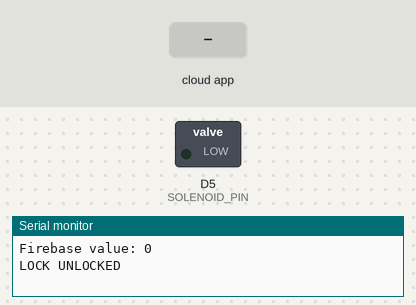
The sketch below on a simulated ESP8266 (NodeMCU). Shown: switched loads named in the sketch (green lamp = pin HIGH), the last lines printed to the serial monitor. The test bench sets the inputs (shaded band). WiFi joins after 1.5 s; servers stay silent unless stated; the local clock reads 2024-03-15 10:24:30 at power-on unless the sketch sets it; the Firebase database answers and starts empty.

Above: at 3.4 s.
3.5 s: the phone or cloud app sets Status to 1
At 4.0 s:
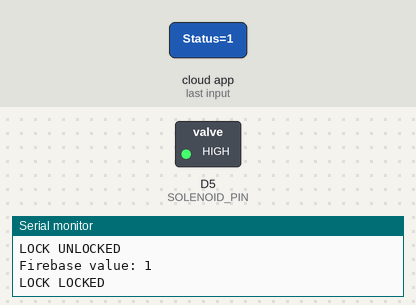
5.1 s: the phone or cloud app sets Status to 0
At 6.4 s:
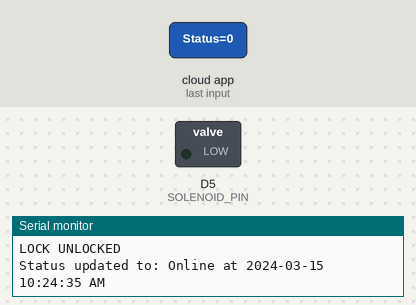
Timing chart, 0 to 8.1 s (numbered marks = the images above; inputs shaded):
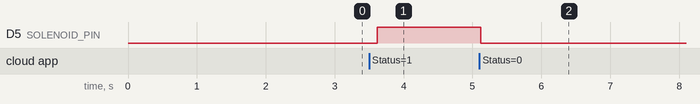

The sketch:

smaartlock.ino
```cpp
#include <ESP8266WiFi.h>
#include <FirebaseESP8266.h>
#include <time.h>

// Wi-Fi credentials
#define WIFI_SSID "Hidden"
// #define WIFI_PASSWORD "C@bigonUb#s2025" // Use for Wi-Fi password if required

// Firebase credentials
#define FIREBASE_HOST "https://geofencing-2fcd0-default-rtdb.asia-southeast1.firebasedatabase.app"
#define FIREBASE_AUTH "OvB1mf3RlE18X1q4yehMLjbopMQjWgHuv1Cxa6JM"

// NTP Server details
#define NTP_SERVER "time.google.com"
#define UTC_OFFSET 28800  // UTC+8 for Philippines (8 * 60 * 60)
#define DST_OFFSET 0      // No DST in Philippines

// Device Information
#define DEVICE_TYPE "SmartLock"
#define DEVICE_ID "SL_0000"

// Firebase objects
FirebaseData firebaseData;
FirebaseAuth auth;
FirebaseConfig config;

// Solenoid Lock Pin
#define SOLENOID_PIN D5

int previousValue = -1;

String get12HourTime(struct tm *timeinfo) {
  char timeStr[50];
  int hour = timeinfo->tm_hour;
  const char* ampm = (hour >= 12) ? "PM" : "AM";

  // Convert to 12-hour format
  if (hour > 12) {
    hour -= 12;
  } else if (hour == 0) {
    hour = 12;
  }

  sprintf(timeStr, "%04d-%02d-%02d %02d:%02d:%02d %s",
          timeinfo->tm_year + 1900, timeinfo->tm_mon + 1, timeinfo->tm_mday,
          hour, timeinfo->tm_min, timeinfo->tm_sec, ampm);
  return String(timeStr);
}

bool syncTime() {
  Serial.println("Synchronizing time with Google NTP server...");
  configTime(UTC_OFFSET, DST_OFFSET, NTP_SERVER);

  // Wait for time to be set
  int timeout = 0;
  while (time(nullptr) < 1000000000 && timeout < 10) {
    Serial.print(".");
    delay(1000);
    timeout++;
  }
  Serial.println();

  // Verify time
  time_t now;
  struct tm timeinfo;
  time(&now);
  localtime_r(&now, &timeinfo);

  // Check if time is reasonable (between 2024 and 2025)
  if (timeinfo.tm_year + 1900 >= 2024 && timeinfo.tm_year + 1900 <= 2025) {
    Serial.printf("Time synchronized successfully: %s\n", get12HourTime(&timeinfo).c_str());
    return true;
  }

  Serial.println("Failed to synchronize time");
  return false;
}

void initializeDeviceData() {
  if (Firebase.ready()) {
    String devicePath = "/IOTs/" + String(DEVICE_ID);

    // Initialize all device fields
    if (Firebase.setString(firebaseData, devicePath + "/deviceType", DEVICE_TYPE)) {
      if (Firebase.setInt(firebaseData, devicePath + "/Status", 0)) {
        if (Firebase.setBool(firebaseData, devicePath + "/isOnline", true)) {
          Serial.println("Device data initialized successfully");
          return;
        }
      }
    }
    Serial.println("Failed to initialize device data");
    Serial.println(firebaseData.errorReason());
  }
}

void updateOnlineStatus(bool isOnline) {
  if (Firebase.ready()) {
    // Get current timestamp
    time_t now;
    struct tm timeinfo;
    time(&now);
    localtime_r(&now, &timeinfo);

    // Update device information with timestamp
    String devicePath = "/IOTs/" + String(DEVICE_ID);

    if (Firebase.setBool(firebaseData, devicePath + "/isOnline", isOnline)) {
      if (Firebase.setString(firebaseData, devicePath + "/lastStatusUpdate", get12HourTime(&timeinfo))) {
        Serial.print("Status updated to: ");
        Serial.print(isOnline ? "Online" : "Offline");
        Serial.print(" at ");
        Serial.println(get12HourTime(&timeinfo));
      }
    } else {
      Serial.println("Failed to update status");
      Serial.println(firebaseData.errorReason());
    }
  }
}

void setup() {
  Serial.begin(115200);

  // Initialize solenoid pin
  pinMode(SOLENOID_PIN, OUTPUT);
  digitalWrite(SOLENOID_PIN, LOW);

  // Wi-Fi connection
  Serial.println("Starting Wi-Fi connection...");
  WiFi.begin(WIFI_SSID);

  unsigned long startTime = millis();
  while (WiFi.status() != WL_CONNECTED) {
    if (millis() - startTime > 15000) {
      Serial.println("Failed to connect to Wi-Fi.");
      Serial.println("Wi-Fi Status: " + String(WiFi.status()));
      break;
    }
    Serial.print(".");
    delay(500);
  }
  Serial.println();
  if (WiFi.status() == WL_CONNECTED) {
    Serial.print("Connected! IP address: ");
    Serial.println(WiFi.localIP());

    // Synchronize time with Google NTP server
    if (!syncTime()) {
      Serial.println("Warning: Time synchronization failed, device will continue with unsynchronized time");
    }

    config.database_url = FIREBASE_HOST;
    config.signer.tokens.legacy_token = FIREBASE_AUTH;
    Firebase.begin(&config, &auth);
    Firebase.reconnectWiFi(true);

    if (!Firebase.ready()) {
      Serial.println("Failed to connect to Firebase.");
      Serial.println(firebaseData.errorReason());
      return;
    }
    Serial.println("Connected to Firebase");

    // Initialize device data first
    initializeDeviceData();

    // Then set online status
    updateOnlineStatus(true);
  } else {
    Serial.println("Wi-Fi connection failed, operating in offline mode.");
    // Try to set online status to false if Firebase is still accessible
    updateOnlineStatus(false);
  }
}

void loop() {
  static unsigned long lastStatusCheck = 0;
  static unsigned long lastTimeSync = 0;
  const unsigned long STATUS_CHECK_INTERVAL = 5000; // Check every 5 seconds
  const unsigned long TIME_SYNC_INTERVAL = 3600000; // Sync time every hour

  // Check WiFi status periodically and update Firebase
  if (millis() - lastStatusCheck >= STATUS_CHECK_INTERVAL) {
    lastStatusCheck = millis();

    if (WiFi.status() != WL_CONNECTED) {
      updateOnlineStatus(false);
    } else if (Firebase.ready()) {
      updateOnlineStatus(true);
    }
  }

  // Periodically sync time
  if (millis() - lastTimeSync >= TIME_SYNC_INTERVAL) {
    lastTimeSync = millis();
    if (WiFi.status() == WL_CONNECTED) {
      syncTime();
    }
  }

  if (WiFi.status() == WL_CONNECTED) {
    String devicePath = "/IOTs/" + String(DEVICE_ID);
    if (Firebase.getInt(firebaseData, devicePath + "/Status")) {
      int currentValue = firebaseData.intData();

      if (currentValue != previousValue) {
        Serial.print("Firebase value: ");
        Serial.println(currentValue);

        if (currentValue == 1) {
          digitalWrite(SOLENOID_PIN, HIGH);
          Serial.println("LOCK LOCKED");
        } else if (currentValue == 0) {
          digitalWrite(SOLENOID_PIN, LOW);
          Serial.println("LOCK UNLOCKED");
        }

        previousValue = currentValue;
      }
    } else {
      Serial.println("Failed to read value from Firebase");
      Serial.println(firebaseData.errorReason());
    }
  }
}
```

Measured:
- after the input at 3.5 s, D5 (SOLENOID_PIN): LOW → HIGH after 0.12 s
- after the input at 5.1 s, D5 (SOLENOID_PIN): HIGH → LOW at once
